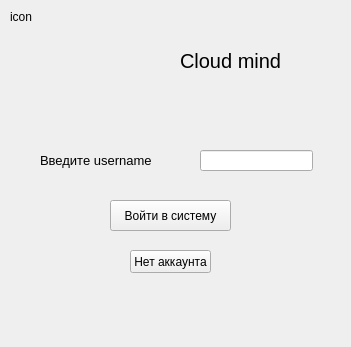
<?xml version="1.0" encoding="UTF-8"?>
<ui version="4.0">
 <class>MainWindow</class>
 <widget class="QMainWindow" name="MainWindow">
  <property name="geometry">
   <rect>
    <x>0</x>
    <y>0</y>
    <width>351</width>
    <height>347</height>
   </rect>
  </property>
  <property name="windowTitle">
   <string>MainWindow</string>
  </property>
  <widget class="QWidget" name="centralwidget">
   <widget class="QLabel" name="name">
    <property name="geometry">
     <rect>
      <x>180</x>
      <y>20</y>
      <width>181</width>
      <height>81</height>
     </rect>
    </property>
    <property name="font">
     <font>
      <pointsize>15</pointsize>
     </font>
    </property>
    <property name="text">
     <string>Cloud mind</string>
    </property>
   </widget>
   <widget class="QPushButton" name="btn_login">
    <property name="geometry">
     <rect>
      <x>110</x>
      <y>200</y>
      <width>121</width>
      <height>31</height>
     </rect>
    </property>
    <property name="text">
     <string>Войти в систему</string>
    </property>
   </widget>
   <widget class="QLabel" name="username">
    <property name="geometry">
     <rect>
      <x>40</x>
      <y>140</y>
      <width>151</width>
      <height>41</height>
     </rect>
    </property>
    <property name="font">
     <font>
      <pointsize>10</pointsize>
     </font>
    </property>
    <property name="text">
     <string>Введите username</string>
    </property>
   </widget>
   <widget class="QLineEdit" name="user_answer">
    <property name="geometry">
     <rect>
      <x>200</x>
      <y>150</y>
      <width>113</width>
      <height>21</height>
     </rect>
    </property>
   </widget>
   <widget class="QPushButton" name="btn_registration">
    <property name="geometry">
     <rect>
      <x>130</x>
      <y>250</y>
      <width>81</width>
      <height>23</height>
     </rect>
    </property>
    <property name="text">
     <string>Нет аккаунта</string>
    </property>
   </widget>
   <widget class="QLabel" name="error">
    <property name="geometry">
     <rect>
      <x>120</x>
      <y>290</y>
      <width>121</width>
      <height>16</height>
     </rect>
    </property>
    <property name="text">
     <string/>
    </property>
   </widget>
   <widget class="QLabel" name="main_icon">
    <property name="geometry">
     <rect>
      <x>10</x>
      <y>10</y>
      <width>47</width>
      <height>13</height>
     </rect>
    </property>
    <property name="text">
     <string>icon</string>
    </property>
   </widget>
  </widget>
 </widget>
 <resources/>
 <connections/>
</ui>
